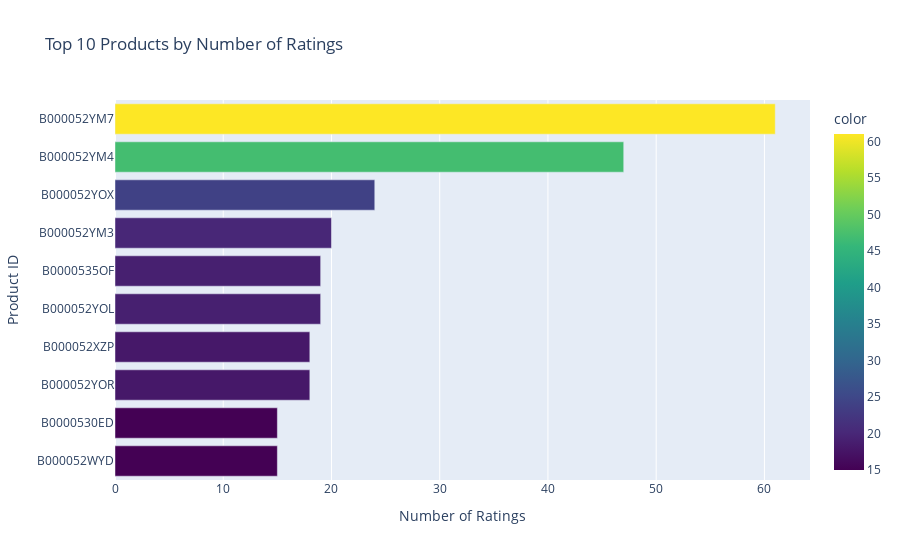

Source (notebook cell):
### Code cell
# Import necessary libraries
import pandas as pd
import numpy as np
import matplotlib.pyplot as plt
import seaborn as sns
import plotly.express as px

# Step 1: Load and clean the dataset
def load_and_clean_data(filepath):
    df = pd.read_csv(filepath)
    df = df.drop_duplicates()
    df = df.dropna()
    df['rating'] = df['rating'].astype(float)
    return df

df = load_and_clean_data("../data/ratings.csv")
print("\U00002705 Data loaded and cleaned.")
print(df.head())
print(f"Shape of data: {df.shape}")

# Step 2: Filter active users and products
def filter_active_users_products(df, min_ratings=2):
    product_counts = df['productId'].value_counts()
    user_counts = df['userId'].value_counts()
    df = df[df['productId'].isin(product_counts[product_counts >= min_ratings].index)]
    df = df[df['userId'].isin(user_counts[user_counts >= min_ratings].index)]
    return df

df = filter_active_users_products(df)
print("\U00002705 Active users/products filtered.")

# Step 3: Summary Statistics
print("\n\U0001F4CA Summary Statistics:")
print("Total unique users:", df['userId'].nunique())
print("Total unique products:", df['productId'].nunique())
print("Average rating:", round(df['rating'].mean(), 2))
print("\nTop 5 Most Rated Products:\n", df['productId'].value_counts().head())

# Step 4: Identifying patterns
product_avg = df.groupby('productId')['rating'].mean()
product_count = df['productId'].value_counts()
print("\n\U0001F525 Top-rated Products (with >100 reviews):")
print(product_avg[product_count > 100].sort_values(ascending=False).head())

# Step 5: Data transformation

df['rating'] = df['rating'].clip(lower=1, upper=5)
df['log_rating_count'] = np.log1p(df.groupby('productId')['rating'].transform('count'))
print("\n\U0001F501 Rating values clipped and log-transformed counts added.")

# Step 6: Rating Distribution
plt.figure(figsize=(6, 4))
sns.histplot(df['rating'], bins=5, kde=False, color='skyblue', edgecolor='black')
plt.title("Rating Distribution")
plt.xlabel("Rating")
plt.ylabel("Frequency")
plt.grid(True, linestyle='--', alpha=0.6)
plt.tight_layout()
plt.show()

# Step 7: Top Products by Count
plt.figure(figsize=(10, 6))
top_products = df['productId'].value_counts().head(10)
sns.barplot(
    x=top_products.values,
    y=top_products.index,
    hue=top_products.index,
    palette="viridis",
    legend=False
)
plt.title("Top 10 Products by Number of Ratings")
plt.xlabel("Number of Ratings")
plt.ylabel("Product ID")
plt.grid(True, linestyle='--', alpha=0.5)
plt.tight_layout()
plt.show()

# Step 8: Interactive version (optional)
fig = px.bar(
    x=top_products.values,
    y=top_products.index,
    orientation='h',
    title="Top 10 Products by Number of Ratings",
    labels={'x': 'Number of Ratings', 'y': 'Product ID'},
    color=top_products.values,
    color_continuous_scale='Viridis')
fig.update_layout(yaxis=dict(autorange="reversed"))
fig.show()

# Step 9: Ratings Heatmap (User x Product)
pivot_df = df.pivot_table(index='userId', columns='productId', values='rating').fillna(0)
sample = pivot_df.sample(n=min(30, pivot_df.shape[0]), axis=0).sample(n=min(30, pivot_df.shape[1]), axis=1)

if sample.size == 0 or sample.isnull().all().all():
    print("Sample data for heatmap is empty or all NaN, skipping plot.")
else:
    plt.figure(figsize=(12, 8))
    sns.heatmap(sample, cmap="YlGnBu", linewidths=0.3, linecolor='gray', cbar_kws={'label': 'Rating'})
    plt.title("Sample User-Product Ratings Heatmap")
    plt.xlabel("Product ID")
    plt.ylabel("User ID")
    plt.tight_layout()
    plt.show()

print("\U0001F4C8 Visualizations complete.")

### Figure 1 — Plotly figure (JSON) as saved in the notebook; plotly's stock layout.template omitted (floating-point values rounded to 4 significant figures)
{"data": [{"hovertemplate": "Number of Ratings=%{x}<br>Product ID=%{y}<br>color=%{marker.color}<extra></extra>", "legendgroup": "", "marker": {"color": [61, 47, 24, 20, 19, 19, 18, 18, 15, 15], "coloraxis": "coloraxis", "pattern": {"shape": ""}}, "name": "", "orientation": "h", "showlegend": false, "textposition": "auto", "type": "bar", "x": [61, 47, 24, 20, 19, 19, 18, 18, 15, 15], "xaxis": "x", "y": ["B000052YM7", "B000052YM4", "B000052YOX", "B000052YM3", "B0000535OF", "B000052YOL", "B000052XZP", "B000052YOR", "B0000530ED", "B000052WYD"], "yaxis": "y"}], "layout": {"barmode": "relative", "coloraxis": {"colorbar": {"title": {"text": "color"}}, "colorscale": [[0, "#440154"], [0.1111, "#482878"], [0.2222, "#3e4989"], [0.3333, "#31688e"], [0.4444, "#26828e"], [0.5556, "#1f9e89"], [0.6667, "#35b779"], [0.7778, "#6ece58"], [0.8889, "#b5de2b"], [1, "#fde725"]]}, "legend": {"tracegroupgap": 0}, "title": {"text": "Top 10 Products by Number of Ratings"}, "xaxis": {"anchor": "y", "domain": [0, 1], "title": {"text": "Number of Ratings"}}, "yaxis": {"anchor": "x", "autorange": "reversed", "domain": [0, 1], "title": {"text": "Product ID"}}}}
